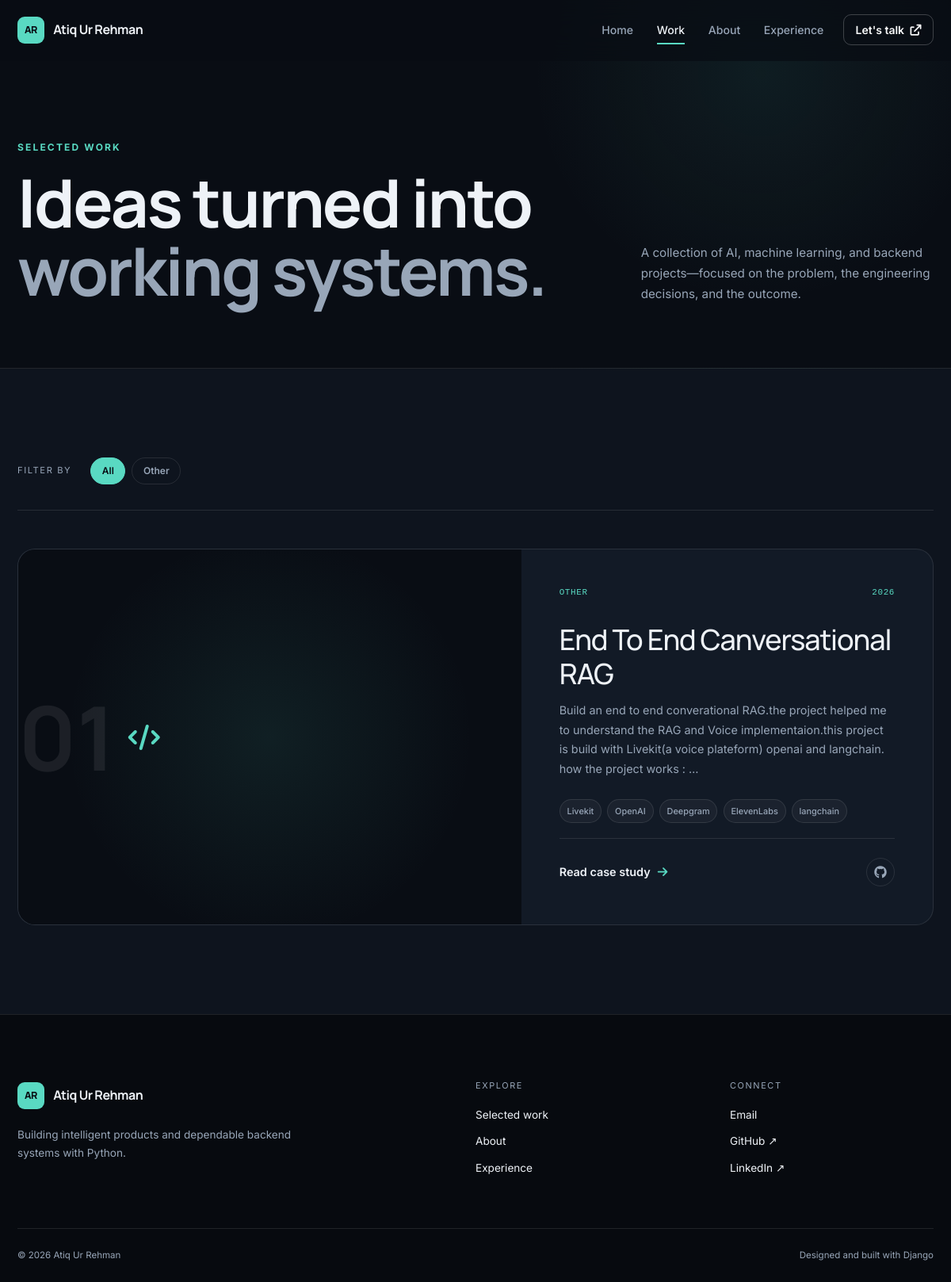
/projects/, run on the app's committed database.
### portfolio/models.py (models this page shows, shortened)
class Profile(models.Model):
    name = models.CharField(max_length=120, default='Atiq Ur Rehman')
    professional_title = models.CharField(max_length=180, default='AI/ML & Backend Engineer')
    short_bio = models.CharField(max_length=300, blank=True)
    about = models.TextField(blank=True)
    email = models.EmailField()
    location = models.CharField(max_length=120, blank=True)
    github_url = models.URLField(blank=True)
    linkedin_url = models.URLField(blank=True)
    profile_image = models.ImageField(upload_to='profile/', blank=True, null=True)
    profile_image_alt = models.CharField(max_length=180, blank=True)
    resume = models.FileField(
        upload_to='resume/',
        blank=True,
        null=True,
        validators=[FileExtensionValidator(['pdf'])],
        help_text='Upload a PDF résumé.',
    )
    available_for_work = models.BooleanField(default=True)
    availability_text = models.CharField(max_length=160, default='Open to meaningful opportunities')
    class Meta:
        verbose_name = 'Site profile'
        verbose_name_plural = 'Site profile'

class Project(models.Model):
    CATEGORY_CHOICES = [
        ('ai-ml', 'AI & Machine Learning'),
        ('generative-ai', 'Generative AI'),
        ('backend', 'Backend Engineering'),
        ('full-stack', 'Full Stack'),
        ('other', 'Other'),
    ]
    title = models.CharField(max_length=200)
    slug = models.SlugField(max_length=220, unique=True, blank=True)
    short_summary = models.CharField(
        max_length=240,
        blank=True,
        help_text="A concise summary used on project cards.",
    )
    description = models.TextField()
    category = models.CharField(max_length=30, choices=CATEGORY_CHOICES, default='other')
    technologies = models.CharField(max_length=500, help_text="Comma-separated technologies used")
    github_link = models.URLField(blank=True)
    live_link = models.URLField(blank=True)
    image = models.ImageField(upload_to='projects/', blank=True, null=True)
    image_alt = models.CharField(max_length=180, blank=True, help_text="Describe the cover image for accessibility.")
    featured = models.BooleanField(default=False)
    created_date = models.DateField(default=timezone.now)
    order = models.PositiveIntegerField(default=0, help_text="Lower numbers appear first within the same group.")
    role = models.CharField(max_length=200, blank=True)
    problem = models.TextField(blank=True)
    solution = models.TextField(blank=True)
    architecture = models.TextField(blank=True)
    key_features = models.TextField(blank=True, help_text="Enter one feature per line.")
    challenges = models.TextField(blank=True)
    results = models.TextField(blank=True)
    class Meta:
        ordering = ['-featured', 'order', '-created_date']
    def get_tech_list(self):
        return [tech.strip() for tech in self.technologies.split(',')]
    @property
    def card_summary(self):
        return self.short_summary or self.description

### portfolio/views.py (the view)
# urls.py: path('projects/', views.projects, name='projects'),
def projects(request):
    projects_list = Project.objects.all()
    categories = [
        {'value': value, 'label': label}
        for value, label in Project.CATEGORY_CHOICES
        if projects_list.filter(category=value).exists()
    ]
    return render(request, 'portfolio/projects.html', {
        'projects': projects_list,
        'categories': categories,
    })

### portfolio/context_processors.py (called while the page is built)
def site_profile(request):
    return {'site_profile': Profile.objects.first()}

### portfolio/templates/portfolio/projects.html (shortened to what this page needs)
{% extends 'portfolio/base.html' %}
{% block content %}
<section class="work-header">
    <div class="container">
        <div class="row align-items-end gy-4">
            <div class="col-lg-8" data-aos="fade-up">
                <p class="eyebrow">SELECTED WORK</p>
                <h1>Ideas turned into <span>working systems.</span></h1>
            </div>
            <div class="col-lg-4" data-aos="fade-up" data-aos-delay="80">
                <p class="work-intro">A collection of AI, machine learning, and backend projects—focused on the problem, the engineering decisions, and the outcome.</p>
            </div>
        </div>
    </div>
</section>
<section class="projects-grid section-pad">
    <div class="container">
        {% if projects %}
        <div class="filter-bar" data-aos="fade-up" aria-label="Filter projects">
            <span class="filter-label">Filter by</span>
            <div class="filter-buttons">
                <button class="btn active" type="button" data-filter="all">All</button>
                {% for category in categories %}
                <button class="btn" type="button" data-filter="{{ category.value }}">{{ category.label }}</button>
                {% endfor %}
            </div>
        </div>
        <div class="work-list">
            {% for project in projects %}
            <article class="work-card project-item" data-category="{{ project.category }}" data-aos="fade-up">
                <a class="work-image" href="{% url 'project_detail' project.slug %}" aria-label="View {{ project.title }} case study">
                    {% if project.image %}
                    <img src="{{ project.image.url }}" alt="{{ project.image_alt|default:project.title }}">
                    {% else %}
                    <div class="placeholder-image"><span>0{{ forloop.counter }}</span><i class="fas fa-code" aria-hidden="true"></i></div>
                    {% endif %}
                </a>
                <div class="work-content">
                    <div class="work-meta"><span>{{ project.get_category_display }}</span><span>{{ project.created_date|date:"Y" }}</span></div>
                    <h2><a href="{% url 'project_detail' project.slug %}">{{ project.title }}</a></h2>
                    <p>{{ project.card_summary|truncatewords:32 }}</p>
                    <div class="tech-stack">
                        {% for tech in project.get_tech_list|slice:":5" %}<span>{{ tech }}</span>{% endfor %}
                    </div>
                    <div class="work-actions">
                        <a href="{% url 'project_detail' project.slug %}" class="text-link">Read case study <i class="fas fa-arrow-right" aria-hidden="true"></i></a>
                        <div class="external-actions">
                            {% if project.github_link %}<a href="{{ project.github_link }}" target="_blank" rel="noopener noreferrer" aria-label="{{ project.title }} source code"><i class="fab fa-github"></i></a>{% endif %}
                        </div>
                    </div>
                </div>
            </article>
            {% endfor %}
        </div>
        {% else %}
        <div class="empty-state"><h2>Case studies are on the way.</h2><p>Project details are currently being prepared. Please check back soon.</p></div>
        {% endif %}
    </div>
</section>
{% endblock %}

### portfolio/templates/portfolio/base.html (shortened to what this page needs)
{% load static %}
<!DOCTYPE html>
<html lang="en">
<head>
    <link href="https://cdn.jsdelivr.net/npm/bootstrap@5.1.3/dist/css/bootstrap.min.css" rel="stylesheet">
    <link rel="stylesheet" href="https://cdnjs.cloudflare.com/ajax/libs/font-awesome/6.0.0/css/all.min.css">
    <link href="https://unpkg.com/aos@2.3.1/dist/aos.css" rel="stylesheet">
    <link rel="stylesheet" href="{% static 'portfolio/css/style.css' %}">
</head>
<body>
    <nav class="navbar navbar-expand-lg navbar-dark fixed-top" id="mainNav" aria-label="Main navigation">
        <div class="container">
            <a class="navbar-brand" href="{% url 'home' %}" aria-label="Atiq Ur Rehman, home">
                <span class="brand-mark">AR</span>
                <span class="brand-name">{{ site_profile.name|default:"Atiq Ur Rehman" }}</span>
            </a>
            <div class="collapse navbar-collapse" id="navbarNav">
                <ul class="navbar-nav ms-auto align-items-lg-center">
                    <li class="nav-item"><a class="nav-link" href="{% url 'home' %}">Home</a></li>
                    <li class="nav-item"><a class="nav-link" href="{% url 'projects' %}">Work</a></li>
                    <li class="nav-item"><a class="nav-link" href="{% url 'home' %}#about">About</a></li>
                    <li class="nav-item"><a class="nav-link" href="{% url 'resume' %}">Experience</a></li>
                    <li class="nav-item ms-lg-2"><a class="btn btn-sm btn-outline-light nav-cta" href="{% url 'contact' %}">Let's talk <i class="fas fa-arrow-up-right-from-square ms-1" aria-hidden="true"></i></a></li>
                </ul>
            </div>
        </div>
    </nav>
    <main id="main-content">
        {% block content %}{% endblock %}
    </main>
    <footer class="site-footer">
        <div class="container">
            <div class="footer-main">
                <div class="footer-intro">
                    <a class="navbar-brand mb-3" href="{% url 'home' %}">
                        <span class="brand-mark">AR</span>
                        <span class="brand-name">{{ site_profile.name|default:"Atiq Ur Rehman" }}</span>
                    </a>
                    <p>Building intelligent products and dependable backend systems with Python.</p>
                </div>
                <div class="footer-nav">
                    <span class="footer-label">Explore</span>
                    <a href="{% url 'projects' %}">Selected work</a>
                    <a href="{% url 'home' %}#about">About</a>
                    <a href="{% url 'resume' %}">Experience</a>
                </div>
                <div class="footer-nav">
                    <span class="footer-label">Connect</span>
                    {% if site_profile.email %}<a href="mailto:{{ site_profile.email }}">Email</a>{% endif %}
                    {% if site_profile.github_url %}<a href="{{ site_profile.github_url }}" target="_blank" rel="noopener noreferrer">GitHub <span aria-hidden="true">↗</span></a>{% endif %}
                    {% if site_profile.linkedin_url %}<a href="{{ site_profile.linkedin_url }}" target="_blank" rel="noopener noreferrer">LinkedIn <span aria-hidden="true">↗</span></a>{% endif %}
                </div>
            </div>
            <div class="footer-bottom">
                <span>© <span id="current-year">2026</span> {{ site_profile.name|default:"Atiq Ur Rehman" }}</span>
                <span>Designed and built with Django</span>
            </div>
        </div>
    </footer>
</body>
</html>

### data on the page
Profile: name "Atiq Ur Rehman"
Project: category "OTHER", created_date "2026", title "End To End Canversational RAG", card_summary "Build an end to end converational RAG.the project helped me to understand the RAG and Voice implementaion.this project is build with Livekit(a voice plateform) openai and langchain. how the project works : …", get_tech_list "Livekit" "OpenAI" "Deepgram" "ElevenLabs" "langchain"

### other printed values
{{ category.label }} "Other"
